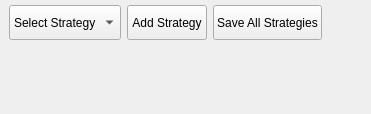
         <widget class="QWidget" name="tab_3">
          <attribute name="title">
           <string>Trading symbol Maping</string>
          </attribute>
          <layout class="QGridLayout" name="gridLayout_8">
           <property name="leftMargin">
            <number>0</number>
           </property>
           <property name="topMargin">
            <number>0</number>
           </property>
           <property name="rightMargin">
            <number>0</number>
           </property>
           <property name="bottomMargin">
            <number>0</number>
           </property>
           <property name="spacing">
            <number>0</number>
           </property>
           <item row="0" column="0">
            <widget class="QFrame" name="frame_7">
             <property name="frameShape">
              <enum>QFrame::NoFrame</enum>
             </property>
             <property name="frameShadow">
              <enum>QFrame::Raised</enum>
             </property>
             <layout class="QVBoxLayout" name="verticalLayout_3">
              <property name="leftMargin">
               <number>0</number>
              </property>
              <property name="topMargin">
               <number>5</number>
              </property>
              <property name="rightMargin">
               <number>0</number>
              </property>
              <property name="bottomMargin">
               <number>0</number>
              </property>
              <item>
               <widget class="QFrame" name="frame_8">
                <property name="maximumSize">
                 <size>
                  <width>16777215</width>
                  <height>50</height>
                 </size>
                </property>
                <property name="frameShape">
                 <enum>QFrame::NoFrame</enum>
                </property>
                <property name="frameShadow">
                 <enum>QFrame::Raised</enum>
                </property>
                <layout class="QHBoxLayout" name="horizontalLayout_4">
                 <property name="topMargin">
                  <number>0</number>
                 </property>
                 <property name="bottomMargin">
                  <number>0</number>
                 </property>
                 <item>
                  <widget class="QComboBox" name="comboBox_trading_symb_select_strategy">
                   <property name="minimumSize">
                    <size>
                     <width>0</width>
                     <height>35</height>
                    </size>
                   </property>
                   <item>
                    <property name="text">
                     <string>Select Strategy</string>
                    </property>
                   </item>
                  </widget>
                 </item>
                 <item>
                  <widget class="QPushButton" name="pushButton_add_strategy">
                   <property name="minimumSize">
                    <size>
                     <width>0</width>
                     <height>35</height>
                    </size>
                   </property>
                   <property name="text">
                    <string>Add Strategy</string>
                   </property>
                   <property name="icon">
                    <iconset resource="../icons/icons.qrc">
                     <normaloff>:/icons/add.png</normaloff>:/icons/add.png</iconset>
                   </property>
                   <property name="iconSize">
                    <size>
                     <width>16</width>
                     <height>16</height>
                    </size>
                   </property>
                  </widget>
                 </item>
                 <item>
                  <widget class="QPushButton" name="pushButton_save_all_strategy">
                   <property name="minimumSize">
                    <size>
                     <width>0</width>
                     <height>35</height>
                    </size>
                   </property>
                   <property name="text">
                    <string>Save All Strategies</string>
                   </property>
                   <property name="icon">
                    <iconset resource="../icons/icons.qrc">
                     <normaloff>:/icons/save.png</normaloff>:/icons/save.png</iconset>
                   </property>
                   <property name="iconSize">
                    <size>
                     <width>16</width>
                     <height>16</height>
                    </size>
                   </property>
                  </widget>
                 </item>
                 <item>
                  <spacer name="horizontalSpacer_8">
                   <property name="orientation">
                    <enum>Qt::Horizontal</enum>
                   </property>
                   <property name="sizeType">
                    <enum>QSizePolicy::MinimumExpanding</enum>
                   </property>
                   <property name="sizeHint" stdset="0">
                    <size>
                     <width>40</width>
                     <height>20</height>
                    </size>
                   </property>
                  </spacer>
                 </item>
                </layout>
               </widget>
              </item>
              <item>
               <widget class="QFrame" name="frame_trading_symb_body_frame">
                <property name="frameShape">
                 <enum>QFrame::NoFrame</enum>
                </property>
                <property name="frameShadow">
                 <enum>QFrame::Raised</enum>
                </property>
                <layout class="QGridLayout" name="gridLayout_9">
                 <property name="leftMargin">
                  <number>0</number>
                 </property>
                 <property name="topMargin">
                  <number>0</number>
                 </property>
                 <property name="rightMargin">
                  <number>0</number>
                 </property>
                 <property name="bottomMargin">
                  <number>0</number>
                 </property>
                 <property name="spacing">
                  <number>0</number>
                 </property>
                 <item row="0" column="0">
                  <widget class="QScrollArea" name="scrollArea_trading_symb">
                   <property name="frameShape">
                    <enum>QFrame::NoFrame</enum>
                   </property>
                   <property name="widgetResizable">
                    <bool>true</bool>
                   </property>
                   <widget class="QWidget" name="scrollAreaWidgetContents_trading_symb">
                    <property name="geometry">
                     <rect>
                      <x>0</x>
                      <y>0</y>
                      <width>1191</width>
                      <height>492</height>
                     </rect>
                    </property>
                   </widget>
                  </widget>
                 </item>
                </layout>
               </widget>
              </item>
             </layout>
            </widget>
           </item>
          </layout>
         </widget>
